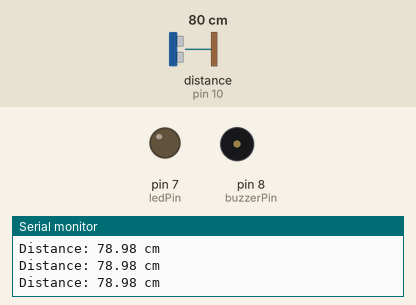
A sketch run on a simulated Arduino Uno, built with avr-gcc and run on an emulated ATmega328P. Parts: output pins drawn as LEDs (lit = HIGH), buzzer (waves = sounding, pin HIGH), the last lines printed to the serial monitor. Wiring (inferred from the names in the program): ultrasonic range finder: trigger pin 9; echo pin 10. Inputs (shaded band) come from the test bench; at power-on: distance to the obstacle (sensor on pin 10) 80 cm. The echo pulse lasts 58.3 µs per cm; pins used as bus, display or sensor lines are not drawn.

Above: at 1.3 s.
1.4 s: distance to the obstacle (sensor on pin 10) set to 22 cm
2.9 s: distance to the obstacle (sensor on pin 10) set to 18 cm
At 3.6 s:
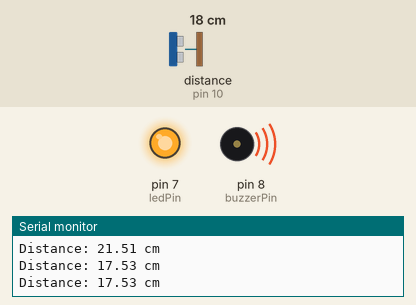
4.5 s: distance to the obstacle (sensor on pin 10) set to 35 cm
At 5.0 s:
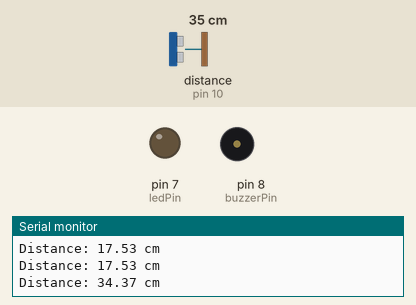
6.0 s: distance to the obstacle (sensor on pin 10) set to 2 cm
At 6.4 s:
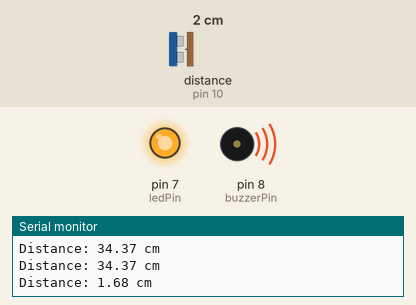
Timing chart, 0 to 8.5 s (numbered marks = the images above; inputs shaded):
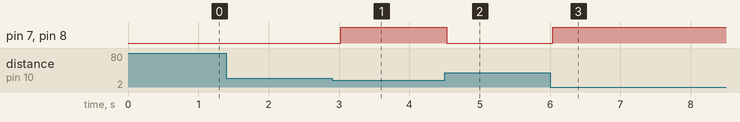

Measured:
- the behaviour switches between 21 and 20 cm on distance to the obstacle (sensor on pin 10) (found by bisection; images 0 and 1)
- after the input at 2.9 s, pin 7 (ledPin), pin 8 (buzzerPin): LOW → HIGH after 0.13 s
- after the input at 4.5 s, pin 7 (ledPin), pin 8 (buzzerPin): HIGH → LOW at once
- after the input at 6.0 s, pin 7 (ledPin), pin 8 (buzzerPin): LOW → HIGH at once

The sketch:

distance_alert.ino
```cpp
const int trigPin = 9;
const int echoPin = 10;
const int buzzerPin = 8;
const int ledPin = 7;

long duration;
float distance;

void setup() {
  pinMode(trigPin, OUTPUT);
  pinMode(echoPin, INPUT);
  pinMode(buzzerPin, OUTPUT);
  pinMode(ledPin, OUTPUT);
  Serial.begin(9600);
}

void loop() {
  digitalWrite(trigPin, LOW);
  delayMicroseconds(2);
  digitalWrite(trigPin, HIGH);
  delayMicroseconds(10);
  digitalWrite(trigPin, LOW);

  duration = pulseIn(echoPin, HIGH, 30000);
  distance = duration * 0.034 / 2;

  if (duration == 0 || distance > 300) {
    Serial.println("No object detected");
    digitalWrite(buzzerPin, LOW);
    digitalWrite(ledPin, LOW);
  } else {
    Serial.print("Distance: ");
    Serial.print(distance);
    Serial.println(" cm");

    if (distance < 20) {
      digitalWrite(buzzerPin, HIGH);
      digitalWrite(ledPin, HIGH);
    } else {
      digitalWrite(buzzerPin, LOW);
      digitalWrite(ledPin, LOW);
    }
  }

  delay(500);
}
```
